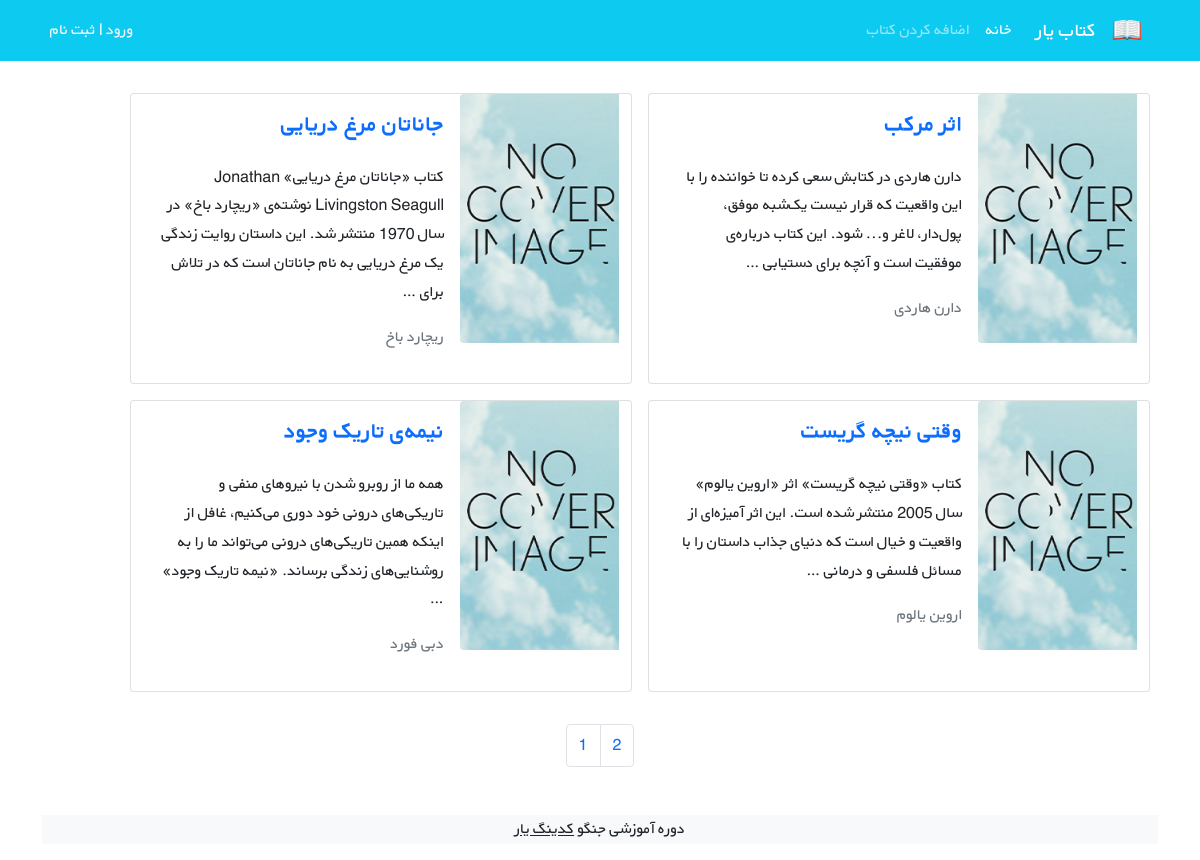
The page /books/ on the database as committed earlier.
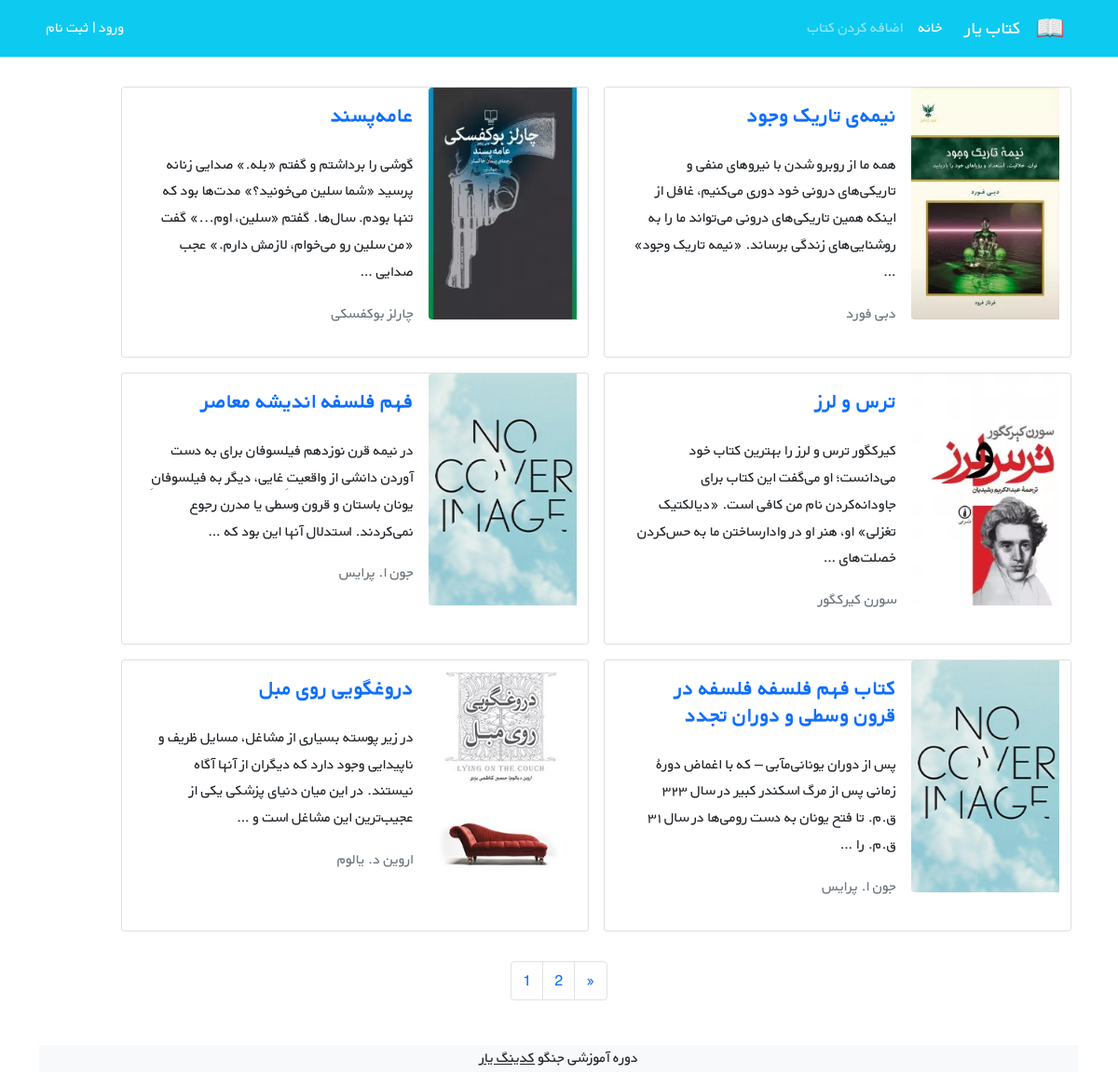
The same page on the database as committed later.
### books/models.py (models this page shows, shortened)
class Book(models.Model):
    title = models.CharField(max_length=200)
    author = models.CharField(max_length=200)
    content = models.TextField()
    price = models.DecimalField(max_digits=5, decimal_places=2)
    cover = models.ImageField(upload_to='covers/', blank=True)
    def get_absolute_url(self):
        return reverse('book_detail', args=[self.id])

### books/views.py (the view)
# urls.py: path('', views.BookListView.as_view(), name='book_list'),
class BookListView(generic.ListView):
    model = Book
    paginate_by = 6
    template_name = 'books/book_list.html'
    context_object_name = 'books'

### books/templates/books/book_list.html (shortened to what this page needs)
{% extends '_base.html' %}
{% block content %}
    <div class="container mt-4">
        <div class="row flex-row-reverse ">
            {% for book in books %}
                <div class="card m-2" style="max-width: 45%">
                    <div class="row g-0 h-100" dir="rtl">
                        <div class="col-md-4">
                            {% if book.cover %}
                                <img src="{{ book.cover.url }}" class="img-fluid rounded-start" alt="...">
                            {% else %}
                                <img src="/media/covers/no_cover.jpeg" class="img-fluid rounded-start" alt="...">
                            {% endif %}
                        </div>
                        <div class="col-md-8 h-100">
                            <div class="d-flex flex-column justify-content-between h-100">
                                <div class="card-body">
                                    <a class="text-decoration-none" href="{{ book.get_absolute_url }}"><h4
                                            class="card-title "><strong>{{ book.title }}</strong></h4></a>
                                    <p class="card-text pt-3">{{ book.content|truncatewords:30 }}</p>
                                    <p class="text-muted">{{ book.author }}</p>
                                </div>
                            </div>
                        </div>
                    </div>
                </div>
            {% endfor %}
        </div>
    </div>
    <nav aria-label="Page navigation example " class="justify-content-center">
        <ul class="pagination justify-content-center mt-4">
            <li class="page-item"><a class="page-link" href="?page=1">1</a></li>
            <li class="page-item"><a class="page-link" href="?page=2">2</a></li>
            {% if page_obj.has_next %}
                <li class="page-item">
                    <a class="page-link" href="?page={{ page_obj.next_page_number }}" aria-label="Next">
                        <span aria-hidden="true">&raquo;</span>
                    </a>
                </li>
            {% endif %}
        </ul>
    </nav>
    <footer class="bg-light text-center text-lg-start mt-5">
        <div class="text-center bg-grey">
            <p>دوره آموزشی جنگو <a class="text-dark" href="https://codingyar.com/" target="_blank">کدینگ یار</a></p>
        </div>
    </footer>
{% endblock %}

### templates/_base.html (shortened to what this page needs)
{% load static %}
<!doctype html>
<html lang="en">
<head>
    <link href="https://cdn.jsdelivr.net/npm/bootstrap@5.1.3/dist/css/bootstrap.min.css" rel="stylesheet"
>
    <link rel="stylesheet" href="{% static 'css/style.css' %}">
</head>
<body>
<nav class="navbar navbar-expand-lg navbar-dark bg-info" dir="rtl">
    <div class="container">
        <a class="navbar-brand" href="#">
            <img src="{% static 'icons/book.png' %}" alt="" height="30"
                 class="d-inline-block align-text-top">
        </a>
        <a class="navbar-brand mx-3" href="#">کتاب یار</a>
        <div class="collapse navbar-collapse" id="navbarNavAltMarkup">
            <div class="navbar-nav">
                <a class="nav-link active" aria-current="page" href="{% url 'book_list' %}">خانه</a>
                <a class="nav-link" href="{% url 'book_create' %}">اضافه کردن کتاب</a>
            </div>
        </div>
        <div class="mx-2 text-white">
            {% if user.is_authenticated%}
                خوش آمدی {{ user.username }} | <a class="link-light text-decoration-none" href="{% url 'logout' %}">خروج</a>
             {% else %}
                <a class="link-light text-decoration-none" href="{% url 'login' %}">ورود</a> |
                <a class="link-light text-decoration-none" href="{% url 'signup' %}">ثبت نام</a>
            {% endif %}
        </div>
    </div>
</nav>
<div class="container">
    {% block content %}{% endblock %}
</div>
</body>
</html>

### static/css/style.css (style rules this page uses)
* { font-family: 'BYekan', sans-serif; line-height: 1.8rem; }

Rows that differ between the two databases and show on the page:
removed Book: title "اثر مرکب", content "دارن هاردی در کتابش سعی کرده تا خواننده را با این واقعیت که قرار نیست یک‌شبه موفق، پول‌دار، لاغر و... شود. این کتاب درباره‌ی موفقیت است و آنچه برای دستیابی …", author "دارن هاردی"
removed Book: title "جاناتان مرغ دریایی", content "کتاب «جاناتان مرغ دریایی» Jonathan Livingston Seagull نوشته‌ی «ریچارد باخ» در سال 1970 منتشر شد. این داستان روایت زندگی یک مرغ دریایی به نام جاناتان است که در تلاش برای …", author "ریچارد باخ"
removed Book: title "وقتی نیچه گریست", content "کتاب «وقتی نیچه گریست» اثر «اروین یالوم» سال 2005 منتشر شده است. این اثر آمیزه‌ای از واقعیت و خیال است که دنیای جذاب داستان را با مسائل فلسفی و درمانی …", author "اروین یالوم"
changed Book "نیمه‌ی تاریک وجود": cover: picture added
added Book: cover (picture), title "عامه‌پسند", content "گوشی را برداشتم و گفتم «بله.» صدایی زنانه پرسید «شما سلین می‌خونید؟» مدت‌ها بود که تنها بودم. سال‌ها. گفتم «سلین، اوم...» گفت «من سلین رو می‌خوام، لازمش دارم.» عجب صدایی …", author "چارلز بوکفسکی"
added Book: cover (picture), title "ترس و لرز", content "کیرکگور ترس و لرز را بهترین کتاب خود می‌دانست؛ او می‌گفت این کتاب برای جاودانه‌کردن نام من کافی است. «دیالکتیک تغزلی» او، هنر او در وادارساختن ما به حس‌کردن خصلت‌های …", author "سورن كيركگور"
added Book: title "فهم فلسفه اندیشه معاصر", content "در نیمه قرن نوزدهم فیلسوفان برای به دست آوردن دانشی از واقعیتِ غایی، دیگر به فیلسوفانِ یونان باستان و قرون وسطی یا مدرن رجوع نمی‌کردند. استدلال آنها این بود که …", author "جون‌ ا. پرایس"
added Book: title "کتاب فهم فلسفه فلسفه در قرون وسطی و دوران تجدد", content "پس از دوران یونانی‌مآبی – که با اغماض دورۀ زمانی پس از مرگ اسکندر کبیر در سال ۳۲۳ ق.م. تا فتح یونان به دست رومی‌ها در سال ۳۱ ق.م. را …", author "جون‌ ا. پرایس"
added Book: cover (picture), title "دروغگویی روی مبل", content "در زیر پوسته بسیاری از مشاغل، مسایل ظریف و ناپیدایی وجود دارد که دیگران از آنها آگاه نیستند. در این میان دنیای پزشکی یکی از عجیب‌ترین این مشاغل است و …", author "اروین د. یالوم"
